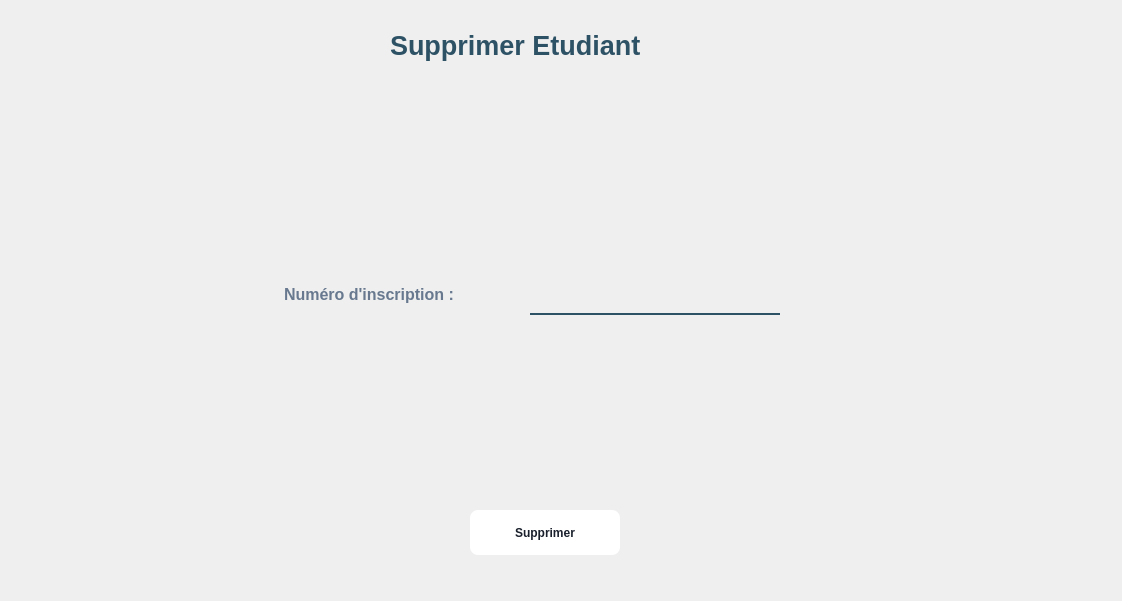
<?xml version="1.0" encoding="UTF-8"?>
<ui version="4.0">
 <class>Dialog</class>
 <widget class="QDialog" name="Dialog">
  <property name="geometry">
   <rect>
    <x>0</x>
    <y>0</y>
    <width>1122</width>
    <height>601</height>
   </rect>
  </property>
  <property name="windowTitle">
   <string>Dialog</string>
  </property>
  <widget class="QLineEdit" name="lineEdit">
   <property name="geometry">
    <rect>
     <x>530</x>
     <y>280</y>
     <width>250</width>
     <height>35</height>
    </rect>
   </property>
   <property name="font">
    <font>
     <pointsize>12</pointsize>
    </font>
   </property>
   <property name="styleSheet">
    <string notr="true">background-color:rgba(0,0,0,0);
border: 2px solid rgba(0,0,0,0);
border-bottom-color:rgba(46,82,101,255);
color:rgb(0,0,0);
padding-bottom:7px;</string>
   </property>
   <property name="placeholderText">
    <string/>
   </property>
  </widget>
  <widget class="QLabel" name="label_4">
   <property name="geometry">
    <rect>
     <x>0</x>
     <y>-160</y>
     <width>1131</width>
     <height>761</height>
    </rect>
   </property>
   <property name="styleSheet">
    <string notr="true">border-image:url(:/img/897.jpg);</string>
   </property>
   <property name="text">
    <string/>
   </property>
  </widget>
  <widget class="QLabel" name="label_10">
   <property name="geometry">
    <rect>
     <x>390</x>
     <y>20</y>
     <width>311</width>
     <height>51</height>
    </rect>
   </property>
   <property name="font">
    <font>
     <family>Arial</family>
     <pointsize>20</pointsize>
     <weight>75</weight>
     <bold>true</bold>
     <underline>false</underline>
    </font>
   </property>
   <property name="styleSheet">
    <string notr="true">color:rgba(46,82,101,255);
background-color:rgba(0,0,0,0);
</string>
   </property>
   <property name="text">
    <string>Supprimer Etudiant</string>
   </property>
  </widget>
  <widget class="QPushButton" name="pushButton">
   <property name="geometry">
    <rect>
     <x>470</x>
     <y>510</y>
     <width>150</width>
     <height>45</height>
    </rect>
   </property>
   <property name="font">
    <font>
     <pointsize>-1</pointsize>
     <weight>87</weight>
     <bold>true</bold>
    </font>
   </property>
   <property name="styleSheet">
    <string notr="true">  background: #FFFFFF;
  border: 0 solid #E2E8F0;
  color: #1A202C;
  font-size: 12px;
  font-weight: 700;
  height: 56px;
  border-radius: 8px;

</string>
   </property>
   <property name="text">
    <string>Supprimer</string>
   </property>
  </widget>
  <widget class="QLabel" name="label">
   <property name="geometry">
    <rect>
     <x>280</x>
     <y>280</y>
     <width>241</width>
     <height>35</height>
    </rect>
   </property>
   <property name="font">
    <font>
     <pointsize>12</pointsize>
     <weight>75</weight>
     <bold>true</bold>
    </font>
   </property>
   <property name="styleSheet">
    <string notr="true">background-color:rgba(0,0,0,0);
color:rgb(104, 121, 143);
padding-bottom:7px;</string>
   </property>
   <property name="text">
    <string>Numéro d'inscription :</string>
   </property>
  </widget>
  <zorder>label_4</zorder>
  <zorder>lineEdit</zorder>
  <zorder>label_10</zorder>
  <zorder>pushButton</zorder>
  <zorder>label</zorder>
 </widget>
 <resources>
  <include location="../img/back.qrc"/>
 </resources>
 <connections/>
</ui>
